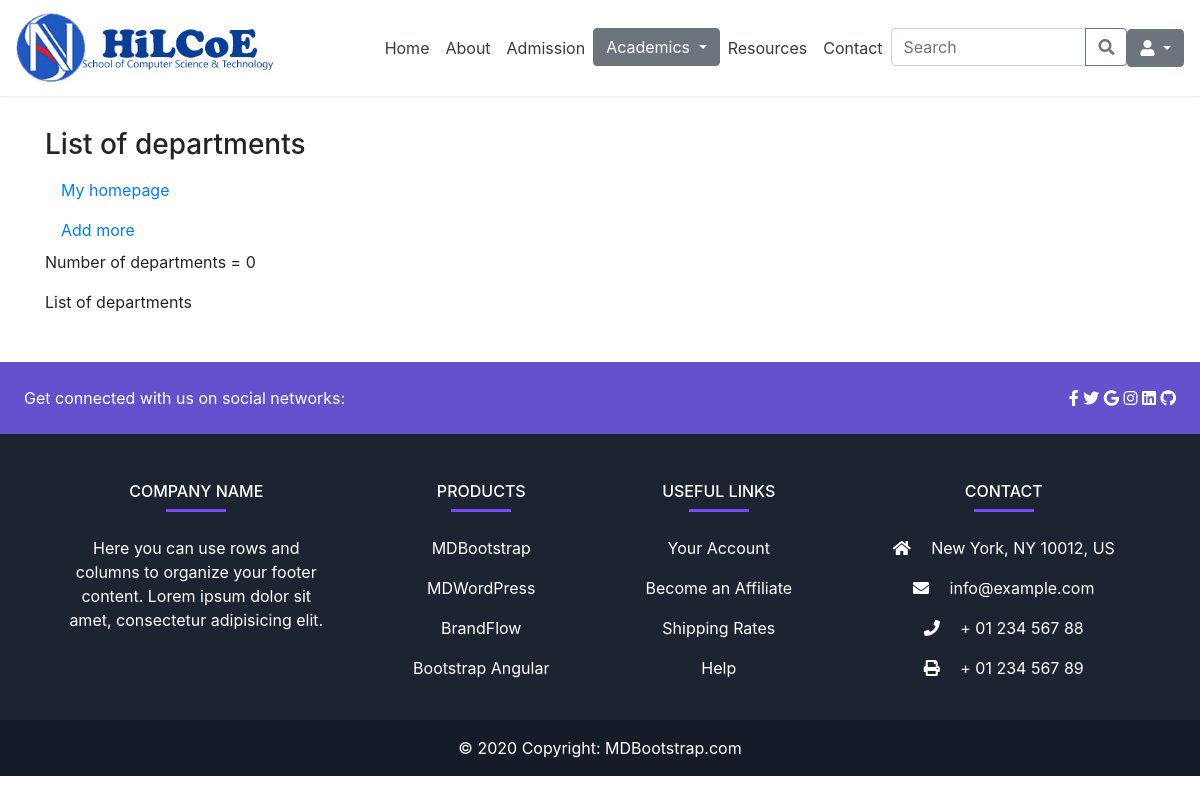
The page /admin_app/department_list/ on the database as committed earlier.
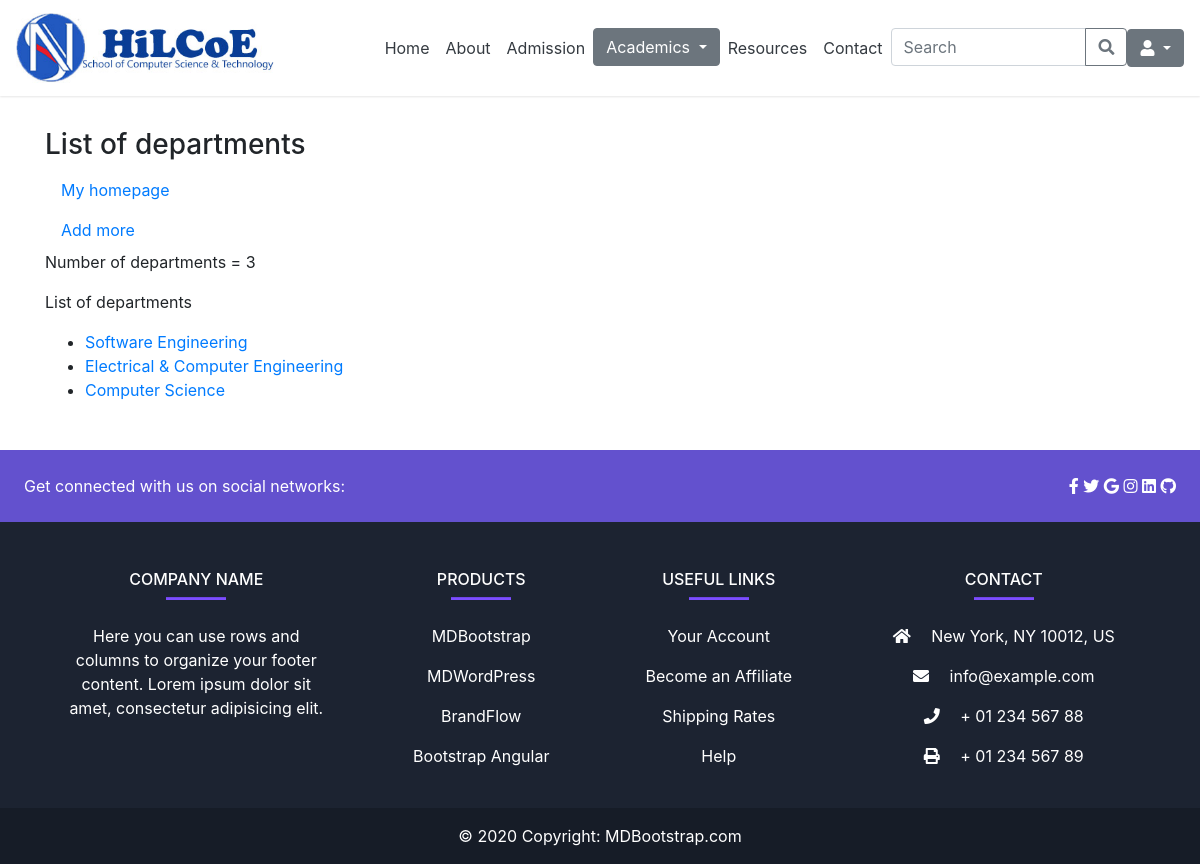
The same page on the database as committed later.
### admin_app/models.py (models this page shows, shortened)
class Department(models.Model):
  name = models.CharField(max_length=50)
  department_head = models.CharField(max_length=50)

### admin_app/views.py (the view)
# urls.py: path('department_list/', views.department_list, name='department-list'),
def department_list(request):
   departments = Department.objects.all()
   number_of_departments = departments.count()
   context = {
       'departments': departments,
      'number_of_departments': number_of_departments,
   }
   return render(request, 'admin_app/departments_list.html', context)

### templates/admin_app/departments_list.html (shortened to what this page needs)
s{% extends 'base.html' %}
{% block content%}
<div class="container my-5">
  <h3> List of departments</h3>
  <a class="nav-link text-black" href="{% if user.is_superuser or user.is_staff %}
          {% url 'admin-dashboard' %}
          {% else %}
            {% url 'cs-bsc' %}
          {% endif %}">My homepage
  </a>
  <a class="nav-link text-black" href="{% url 'add-department' %}"> Add more </a>
  <p>Number of departments = {{ number_of_departments }}</p>
  <p>List of departments</p>
  <ul>
    {% for dept in departments %}
    <li>
      <a href="#"> {{ dept.name}} </a>
    </li>
  {% endfor %}
  </ul>
</div>
{% endblock %}

Rows that differ between the two databases and show on the page:
added Department: name "Software Engineering"
added Department: name "Electrical & Computer Engineering"
added Department: name "Computer Science"
Other text that changed with them:
{{ number_of_departments }}: "0" → "3"
